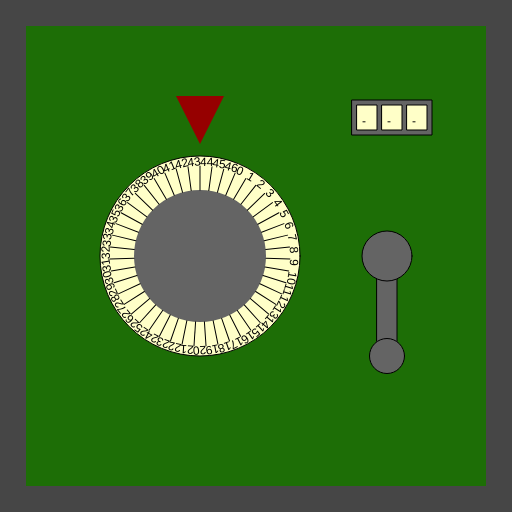
Frame 1 (no input)
Frame 60 (no input): identical to frame 1, image omitted
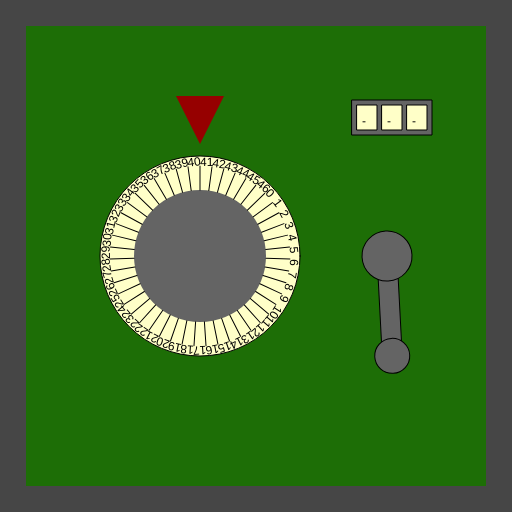
Frame 120 (the mouse pressed at the canvas centre since frame 60)

The p5.js sketch that drew these frames (run headless with seeded random() and noise() and a simulated clock; from frame 60 on, the mouse is pressed at the canvas centre):

// p5.js sketch
// ── sketch.js
/*

Officer: 9645752
CaseNum: 303-1-39379440-9645752

Case 303 - The Case of the Crooked Attorney
Stage 2 - Torvalds' House

This safe is in Torvalds’ home study. Be careful. If you get caught, I don’t know you !

Crack this safe by doing the following:

	Whilst the mouse is moving:
	- Decrement ClassifiedStoreKeyA by 3

	When the mouse button is pressed:
	- Increment ClassifiedStoreKeyB by 3

	When any key is pressed:
	- Make ClassifiedStoreKeyC equal to the string "UEU"

	When any key is released:
	- Make ClassifiedStoreKeyC equal to the string "CSQ"



This time you'll need to create the relevant event handlers yourself.

There are many possible ways of investigating this case, but you
should use ONLY the following commands:

	- The assignment operator aka. the equals sign !
	- Incrementing +=
	- Decrementing -=

*/

//declare the variables

var ClassifiedStoreKeyA;
var ClassifiedStoreKeyB;
var ClassifiedStoreKeyC;


function preload()
{
	//IMAGES WILL BE LOADED HERE

}

function setup()
{
	createCanvas(512,512);

	//initialise the variables
	ClassifiedStoreKeyA = 0;
	ClassifiedStoreKeyB = 0;
	ClassifiedStoreKeyC = "";

}

///////////////////EVENT HANDLERS///////////////////

//Create event handlers here to open the safe ...
/*Crack this safe by doing the following:

	Whilst the mouse is moving:
	- Decrement ClassifiedStoreKeyA by 3

	When the mouse button is pressed:
	- Increment ClassifiedStoreKeyB by 3

	When any key is pressed:
	- Make ClassifiedStoreKeyC equal to the string "UEU"

	When any key is released:
	- Make ClassifiedStoreKeyC equal to the string "CSQ"
*/

function mouseMoved()
{
	console.log("mouseMoved", mouseX, mouseY);
    	ClassifiedStoreKeyA -= 3;
}


function mousePressed()
{
	console.log("mousePressed");
    ClassifiedStoreKeyB += 3;
}

function keyPressed()
{
	console.log("keyPressed", key);
	ClassifiedStoreKeyC = "UEU";
}

function keyReleased()
{
	console.log("keyReleased", key);
	ClassifiedStoreKeyC = "CSQ";
}

///////////////DO NOT CHANGE CODE BELOW THIS POINT///////////////////

function draw()
{

	//Draw the safe door
	background(70);
	noStroke();
	fill(29,110,6);
	rect(26,26,width-52,width-52);

	//Draw the combination dial
	push();
	translate(200,height/2);
	drawDial(200, ClassifiedStoreKeyA, 47);
	pop();

	//Draw the lever
	push();
	translate(width - 125,256);
	drawLever(ClassifiedStoreKeyB);
	pop();

	//Draw the spinner
	push();
	translate(width - 120,100);
	drawSpinner(3, ClassifiedStoreKeyC);
	pop();

}

function drawDial(diameter,num,maxNum)
{
	//the combination lock

	var r = diameter * 0.5;
	var p = r * 0.6;

	stroke(0);
	fill(255,255,200);
	ellipse(0,0,diameter,diameter);
	fill(100);
	noStroke();
	ellipse(0,0,diameter*0.66,diameter*0.66);
	fill(150,0,0);
	triangle(
		-p * 0.4,-r-p,
		p * 0.4,-r-p,
		0,-r-p/5
	);

	noStroke();

	push();
	var inc = 360/maxNum;

	rotate(radians(-num * inc));
	for(var i = 0; i < maxNum; i++)
	{
		push();
		rotate(radians(i * inc));
		stroke(0);
		line(0,-r*0.66,0,-(r-10));
		noStroke();
		fill(0);
		text(i,0,-(r-10));
		pop();
	}

	pop();
}

function drawLever(rot)
{
	push();
	rotate(radians(-rot))
	stroke(0);
	fill(100);
	rect(-10,0,20,100);
	ellipse(0,0,50,50);
	ellipse(0,100,35,35);
	pop();
}

function drawSpinner(numSpinners, val)
{
	var sw = 20;
	var ow = (sw + 5) * numSpinners + 5;
	stroke(0);
	fill(100);
	rect(-ow/2,0,ow,35);
	if(typeof(val) == "number")
	{
		val = floor(val).toString(); //convert to string
	}


	for(var d = numSpinners - val.length; d > 0; d--)
	{
		val = "-" + val;
	}

	for(var i = 0; i < numSpinners; i++)
	{
		stroke(0);
		fill(255,255,200);
		rect(-ow/2 + i * (sw + 5) + 5,5,20,25);
		fill(0);
		noStroke();
		text(val[i],-ow/2 + sw/2 + i * (sw +5),25);
	}

}
